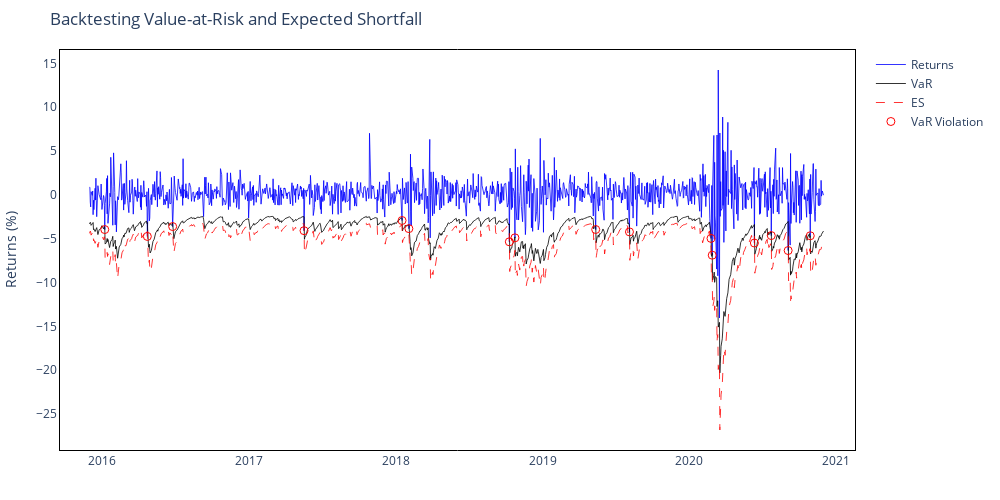
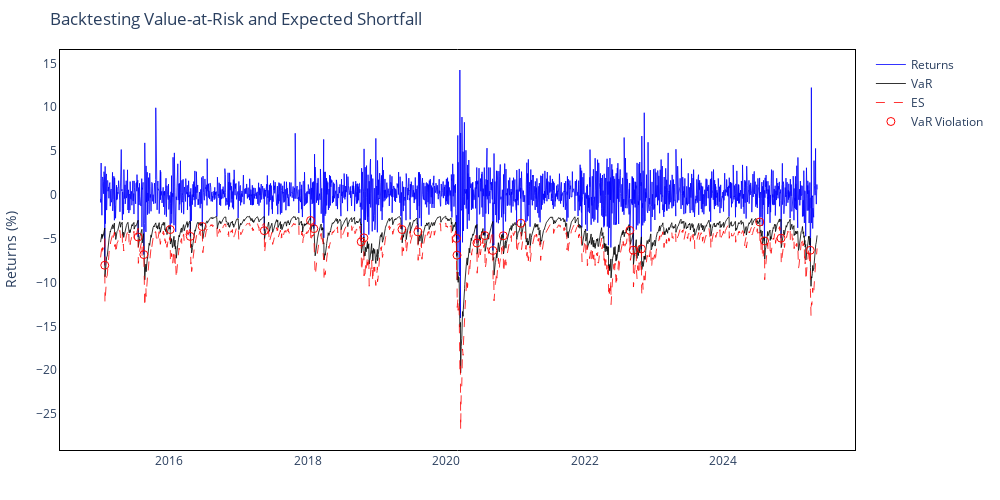
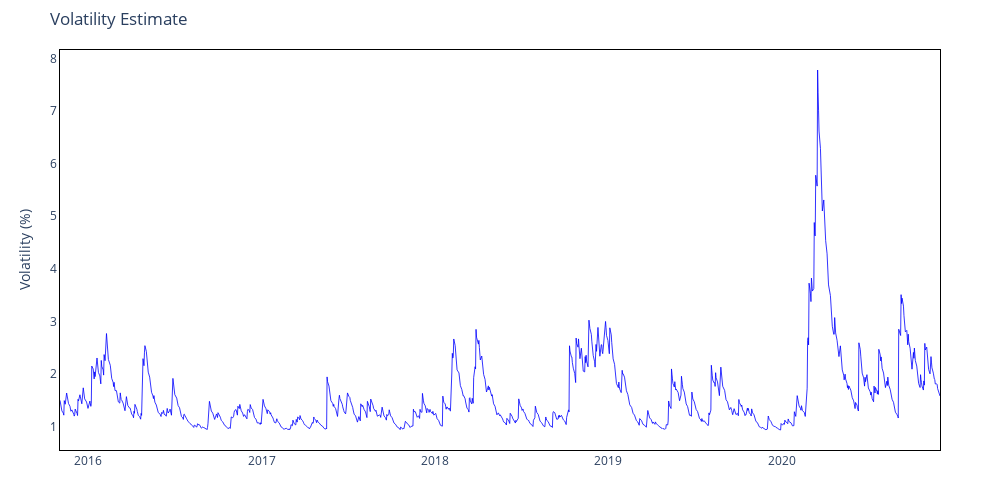

The cell these charts' notebook holds for them, in order:
### Code cell
# Plot interactive VaR
fig_var = plots.plot_backtest(garch_output, subset=("2015-11-30", "2020-11-30"), interactive = True)

fig_var_long = plots.plot_backtest(garch_output, interactive = True)

# Plot interactive volatility for a subset
fig_vol = plots.plot_volatility(garch_output["Volatility"], subset=("2015-11-01", "2020-11-30"), interactive=True)

### Figure 1 — Plotly figure (JSON) as saved in the notebook; plotly's stock layout.template omitted (floating-point values rounded to 4 significant figures; data arrays with more than 128 entries replaced by an {"elided": "..."} marker saying what was removed)
{"data": [{"hovertemplate": "Date: %{x}<br>Return: %{y:.2f}%", "line": {"color": "blue", "width": 0.8}, "mode": "lines", "name": "Returns", "type": "scatter", "x": {"elided": "1260 str values"}, "y": {"elided": "1260 float values"}}, {"customdata": {"elided": "1260 float values"}, "hovertemplate": "Date: %{x}<br>VaR: %{customdata:.2f}%", "line": {"color": "black", "width": 0.8}, "mode": "lines", "name": "VaR", "type": "scatter", "x": {"elided": "1260 str values"}, "y": {"elided": "1260 float values"}}, {"customdata": {"elided": "1260 float values"}, "hovertemplate": "Date: %{x}<br>ES: %{customdata:.2f}%", "line": {"color": "red", "dash": "dash", "width": 0.8}, "mode": "lines", "name": "ES", "type": "scatter", "x": {"elided": "1260 str values"}, "y": {"elided": "1260 float values"}}, {"hovertemplate": "Date: %{x}<br>Return: %{y:.2f}%", "marker": {"color": "red", "size": 8, "symbol": "circle-open"}, "mode": "markers", "name": "VaR Violation", "type": "scatter", "x": ["2016-01-07T00:00:00", "2016-04-22T00:00:00", "2016-06-24T00:00:00", "2017-05-17T00:00:00", "2018-01-16T00:00:00", "2018-02-02T00:00:00", "2018-10-10T00:00:00", "2018-10-24T00:00:00", "2019-05-13T00:00:00", "2019-08-05T00:00:00", "2020-02-24T00:00:00", "2020-02-27T00:00:00", "2020-06-11T00:00:00", "2020-07-23T00:00:00", "2020-09-03T00:00:00", "2020-10-28T00:00:00"], "y": [-3.962, -4.747, -3.621, -4.09, -2.931, -3.858, -5.36, -4.908, -3.958, -4.23, -4.972, -6.888, -5.499, -4.651, -6.355, -4.673]}], "layout": {"bargap": 0.025, "barmode": "overlay", "height": 500, "hovermode": "x unified", "margin": {"b": 50, "l": 60, "r": 60, "t": 50}, "paper_bgcolor": "white", "plot_bgcolor": "white", "title": {"text": "Backtesting Value-at-Risk and Expected Shortfall"}, "width": 1000, "xaxis": {"linecolor": "black", "linewidth": 1, "mirror": true, "showline": true}, "yaxis": {"linecolor": "black", "linewidth": 1, "mirror": true, "showline": true, "title": {"text": "Returns (%)"}}}}

### Figure 2 — Plotly figure (JSON) as saved in the notebook; plotly's stock layout.template omitted (floating-point values rounded to 4 significant figures; data arrays with more than 128 entries replaced by an {"elided": "..."} marker saying what was removed)
{"data": [{"hovertemplate": "Date: %{x}<br>Return: %{y:.2f}%", "line": {"color": "blue", "width": 0.8}, "mode": "lines", "name": "Returns", "type": "scatter", "x": {"elided": "2603 str values"}, "y": {"elided": "2603 float values"}}, {"customdata": {"elided": "2603 float values"}, "hovertemplate": "Date: %{x}<br>VaR: %{customdata:.2f}%", "line": {"color": "black", "width": 0.8}, "mode": "lines", "name": "VaR", "type": "scatter", "x": {"elided": "2603 str values"}, "y": {"elided": "2603 float values"}}, {"customdata": {"elided": "2603 float values"}, "hovertemplate": "Date: %{x}<br>ES: %{customdata:.2f}%", "line": {"color": "red", "dash": "dash", "width": 0.8}, "mode": "lines", "name": "ES", "type": "scatter", "x": {"elided": "2603 str values"}, "y": {"elided": "2603 float values"}}, {"hovertemplate": "Date: %{x}<br>Return: %{y:.2f}%", "marker": {"color": "red", "size": 8, "symbol": "circle-open"}, "mode": "markers", "name": "VaR Violation", "type": "scatter", "x": ["2015-01-27T00:00:00", "2015-07-22T00:00:00", "2015-08-21T00:00:00", "2016-01-07T00:00:00", "2016-04-22T00:00:00", "2016-06-24T00:00:00", "2017-05-17T00:00:00", "2018-01-16T00:00:00", "2018-02-02T00:00:00", "2018-10-10T00:00:00", "2018-10-24T00:00:00", "2019-05-13T00:00:00", "2019-08-05T00:00:00", "2020-02-24T00:00:00", "2020-02-27T00:00:00", "2020-06-11T00:00:00", "2020-07-23T00:00:00", "2020-09-03T00:00:00", "2020-10-28T00:00:00", "2021-01-29T00:00:00", "2022-08-26T00:00:00", "2022-09-13T00:00:00", "2022-10-26T00:00:00", "2024-07-11T00:00:00", "2024-08-05T00:00:00", "2024-10-31T00:00:00", "2025-04-03T00:00:00"], "y": [-8.036, -4.814, -6.819, -3.962, -4.747, -3.621, -4.09, -2.931, -3.858, -5.36, -4.908, -3.958, -4.23, -4.972, -6.888, -5.499, -4.651, -6.355, -4.673, -3.245, -4.057, -6.307, -6.173, -3.101, -5.265, -4.945, -6.331]}], "layout": {"bargap": 0.025, "barmode": "overlay", "height": 500, "hovermode": "x unified", "margin": {"b": 50, "l": 60, "r": 60, "t": 50}, "paper_bgcolor": "white", "plot_bgcolor": "white", "title": {"text": "Backtesting Value-at-Risk and Expected Shortfall"}, "width": 1000, "xaxis": {"linecolor": "black", "linewidth": 1, "mirror": true, "showline": true}, "yaxis": {"linecolor": "black", "linewidth": 1, "mirror": true, "showline": true, "title": {"text": "Returns (%)"}}}}

### Figure 3 — Plotly figure (JSON) as saved in the notebook; plotly's stock layout.template omitted (floating-point values rounded to 4 significant figures; data arrays with more than 128 entries replaced by an {"elided": "..."} marker saying what was removed)
{"data": [{"hovertemplate": "Date: %{x}<br>Volatility: %{y:.2f}%", "line": {"color": "blue", "width": 0.8}, "mode": "lines", "name": "Volatility", "type": "scatter", "x": {"elided": "1279 str values"}, "y": {"elided": "1279 float values"}}], "layout": {"height": 500, "hovermode": "x unified", "margin": {"b": 50, "l": 60, "r": 60, "t": 50}, "paper_bgcolor": "white", "plot_bgcolor": "white", "title": {"text": "Volatility Estimate"}, "width": 1000, "xaxis": {"linecolor": "black", "linewidth": 1, "mirror": true, "showline": true}, "yaxis": {"linecolor": "black", "linewidth": 1, "mirror": true, "showline": true, "title": {"text": "Volatility (%)"}}}}
